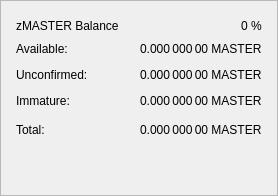
                   <widget class="QFrame" name="frame_ZerocoinBalances">
                    <property name="frameShape">
                     <enum>QFrame::StyledPanel</enum>
                    </property>
                    <property name="frameShadow">
                     <enum>QFrame::Raised</enum>
                    </property>
                    <layout class="QVBoxLayout" name="verticalLayout_7">
                     <property name="leftMargin">
                      <number>15</number>
                     </property>
                     <property name="topMargin">
                      <number>15</number>
                     </property>
                     <property name="rightMargin">
                      <number>15</number>
                     </property>
                     <property name="bottomMargin">
                      <number>15</number>
                     </property>
                     <item>
                      <layout class="QHBoxLayout" name="horizontalLayout_8" stretch="0,0,0">
                       <item>
                        <widget class="QLabel" name="label_5z_3">
                         <property name="minimumSize">
                          <size>
                           <width>170</width>
                           <height>20</height>
                          </size>
                         </property>
                         <property name="font">
                          <font/>
                         </property>
                         <property name="text">
                          <string>zMASTER Balance</string>
                         </property>
                        </widget>
                       </item>
                       <item>
                        <spacer name="horizontalSpacer_11">
                         <property name="orientation">
                          <enum>Qt::Horizontal</enum>
                         </property>
                         <property name="sizeHint" stdset="0">
                          <size>
                           <width>40</width>
                           <height>20</height>
                          </size>
                         </property>
                        </spacer>
                       </item>
                       <item>
                        <widget class="QLabel" name="labelzMASTERPercent">
                         <property name="text">
                          <string notr="true">0 %</string>
                         </property>
                        </widget>
                       </item>
                      </layout>
                     </item>
                     <item>
                      <layout class="QGridLayout" name="gridLayout_5">
                       <property name="spacing">
                        <number>12</number>
                       </property>
                       <item row="2" column="2">
                        <widget class="QLabel" name="labelzBalanceUnconfirmed">
                         <property name="font">
                          <font/>
                         </property>
                         <property name="toolTip">
                          <string>Unconfirmed: less than 20 confirmations
                                                                                                            Immature: confirmed, but less than 1 mint of the same denomination after it was minted</string>
                         </property>
                         <property name="text">
                          <string notr="true">0.000 000 00 MASTER</string>
                         </property>
                         <property name="alignment">
                          <set>Qt::AlignLeading|Qt::AlignLeft|Qt::AlignVCenter</set>
                         </property>
                        </widget>
                       </item>
                       <item row="1" column="0">
                        <widget class="QLabel" name="labelzBalanceMatureText">
                         <property name="toolTip">
                          <string>Mature: more than 20 confirmation and more than 1 mint of the same denomination after it was minted.
                                                                                                            These zMASTER are spendable.</string>
                         </property>
                         <property name="text">
                          <string>Available:</string>
                         </property>
                        </widget>
                       </item>
                       <item row="2" column="0">
                        <widget class="QLabel" name="labelzBalanceUnconfirmedText">
                         <property name="toolTip">
                          <string>Unconfirmed: less than 20 confirmations
                                                                                                            Immature: confirmed, but less than 1 mint of the same denomination after it was minted</string>
                         </property>
                         <property name="text">
                          <string>Unconfirmed:</string>
                         </property>
                        </widget>
                       </item>
                       <item row="1" column="2">
                        <widget class="QLabel" name="labelzBalanceMature">
                         <property name="font">
                          <font/>
                         </property>
                         <property name="toolTip">
                          <string>Mature: more than 20 confirmation and more than 1 mint of the same denomination after it was minted.
                                                                                                            These zMASTER are spendable.</string>
                         </property>
                         <property name="text">
                          <string notr="true">0.000 000 00 MASTER</string>
                         </property>
                         <property name="alignment">
                          <set>Qt::AlignLeading|Qt::AlignLeft|Qt::AlignVCenter</set>
                         </property>
                        </widget>
                       </item>
                       <item row="4" column="0">
                        <widget class="QLabel" name="labelzBalanceText">
                         <property name="toolTip">
                          <string>Your current zMASTER balance, unconfirmed and immature zMASTER included.</string>
                         </property>
                         <property name="text">
                          <string>Total:</string>
                         </property>
                        </widget>
                       </item>
                       <item row="3" column="2">
                        <widget class="QLabel" name="labelzBalanceImmature">
                         <property name="font">
                          <font/>
                         </property>
                         <property name="toolTip">
                          <string>Unconfirmed: less than 20 confirmations
                                                                                                            Immature: confirmed, but less than 1 mint of the same denomination after it was minted</string>
                         </property>
                         <property name="text">
                          <string notr="true">0.000 000 00 MASTER</string>
                         </property>
                         <property name="alignment">
                          <set>Qt::AlignLeading|Qt::AlignLeft|Qt::AlignVCenter</set>
                         </property>
                        </widget>
                       </item>
                       <item row="4" column="2">
                        <widget class="QLabel" name="labelzBalance">
                         <property name="font">
                          <font/>
                         </property>
                         <property name="cursor">
                          <cursorShape>IBeamCursor</cursorShape>
                         </property>
                         <property name="toolTip">
                          <string>Your current zMASTER balance, unconfirmed and immature zMASTER included.</string>
                         </property>
                         <property name="text">
                          <string notr="true">0.000 000 00 MASTER</string>
                         </property>
                         <property name="alignment">
                          <set>Qt::AlignLeading|Qt::AlignLeft|Qt::AlignVCenter</set>
                         </property>
                         <property name="textInteractionFlags">
                          <set>Qt::LinksAccessibleByMouse|Qt::TextSelectableByKeyboard|Qt::TextSelectableByMouse</set>
                         </property>
                        </widget>
                       </item>
                       <item row="3" column="0">
                        <widget class="QLabel" name="labelzBalanceImmatureText">
                         <property name="toolTip">
                          <string>Unconfirmed: less than 20 confirmations
                                                                                                            Immature: confirmed, but less than 1 mint of the same denomination after it was minted</string>
                         </property>
                         <property name="text">
                          <string>Immature:</string>
                         </property>
                        </widget>
                       </item>
                       <item row="4" column="1">
                        <spacer name="horizontalSpacer_4">
                         <property name="orientation">
                          <enum>Qt::Horizontal</enum>
                         </property>
                         <property name="sizeHint" stdset="0">
                          <size>
                           <width>40</width>
                           <height>20</height>
                          </size>
                         </property>
                        </spacer>
                       </item>
                      </layout>
                     </item>
                     <item>
                      <spacer name="verticalSpacer_4">
                       <property name="orientation">
                        <enum>Qt::Vertical</enum>
                       </property>
                       <property name="sizeType">
                        <enum>QSizePolicy::Expanding</enum>
                       </property>
                       <property name="sizeHint" stdset="0">
                        <size>
                         <width>20</width>
                         <height>40</height>
                        </size>
                       </property>
                      </spacer>
                     </item>
                    </layout>
                   </widget>
